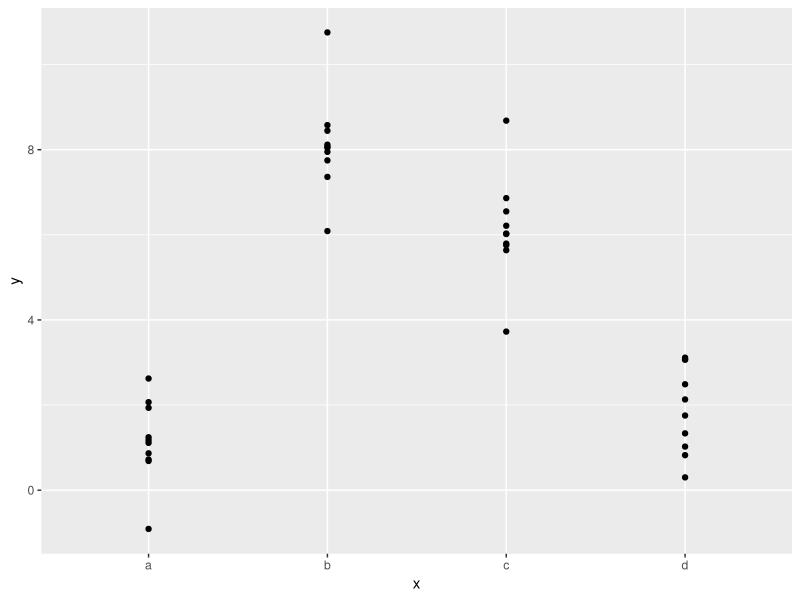
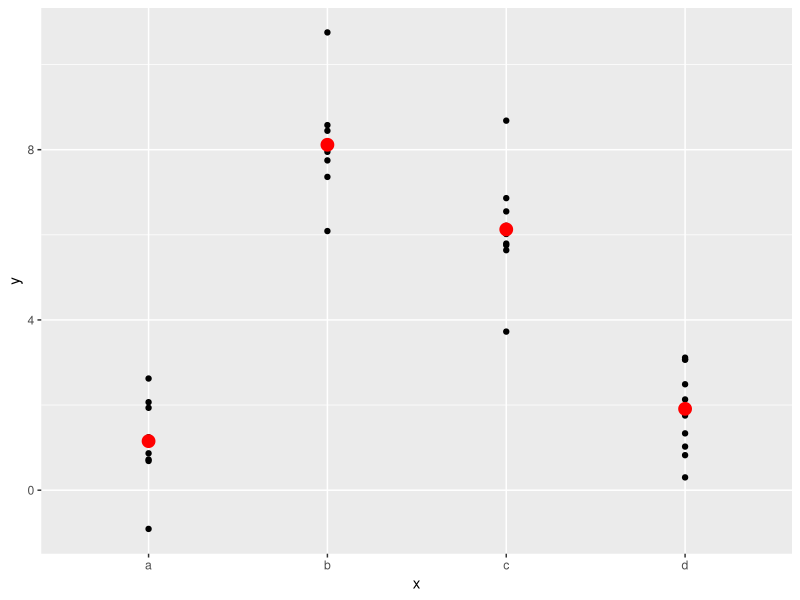
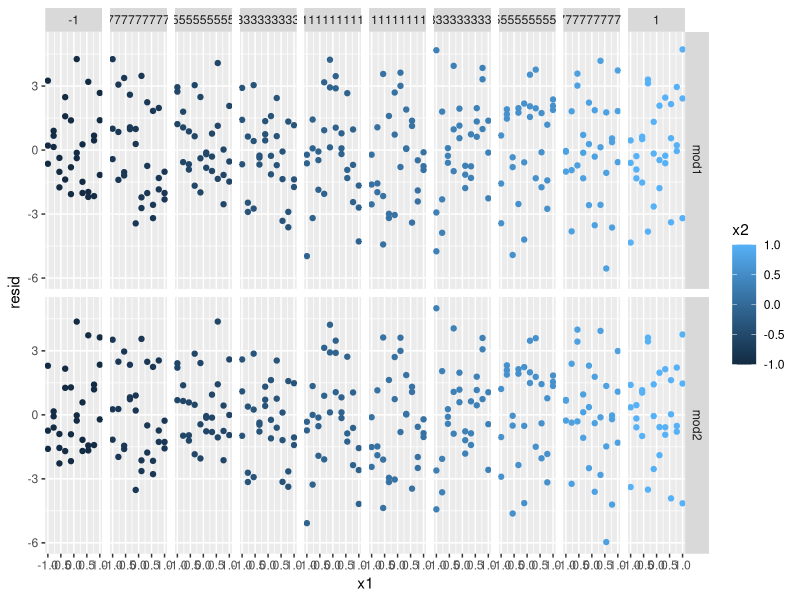
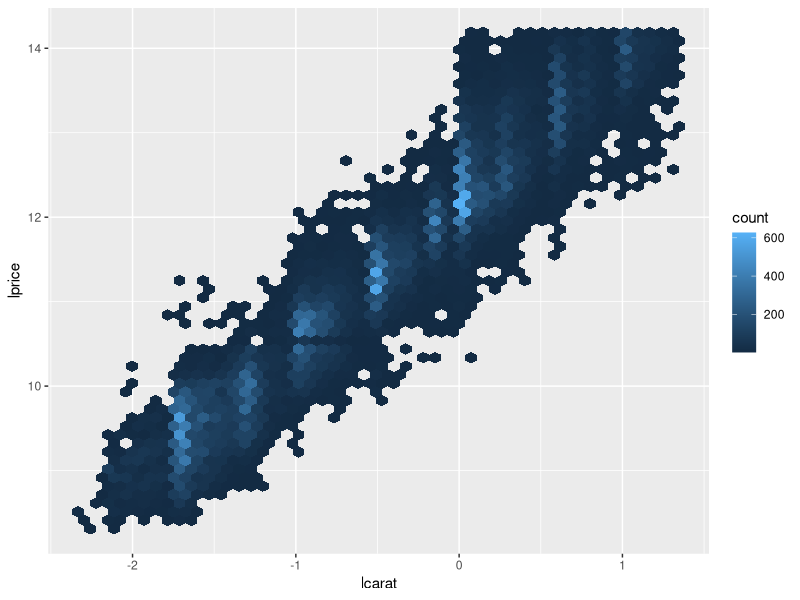
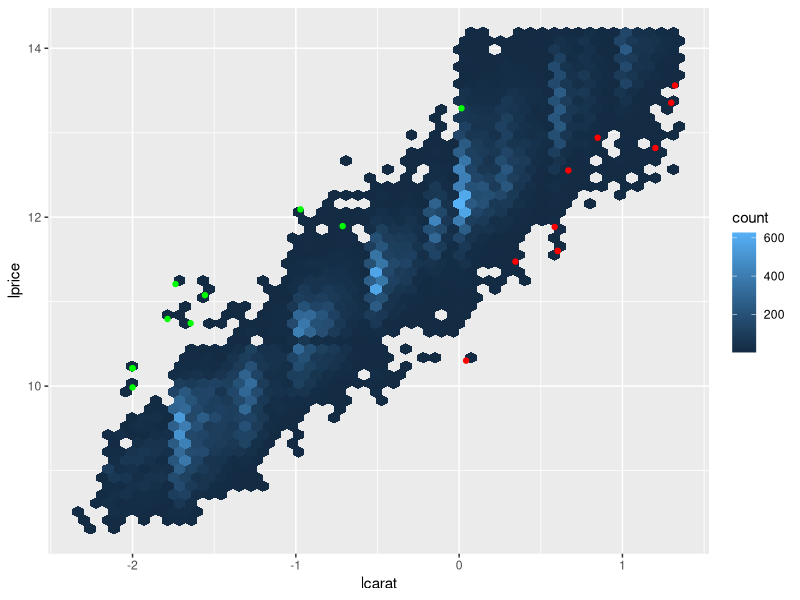
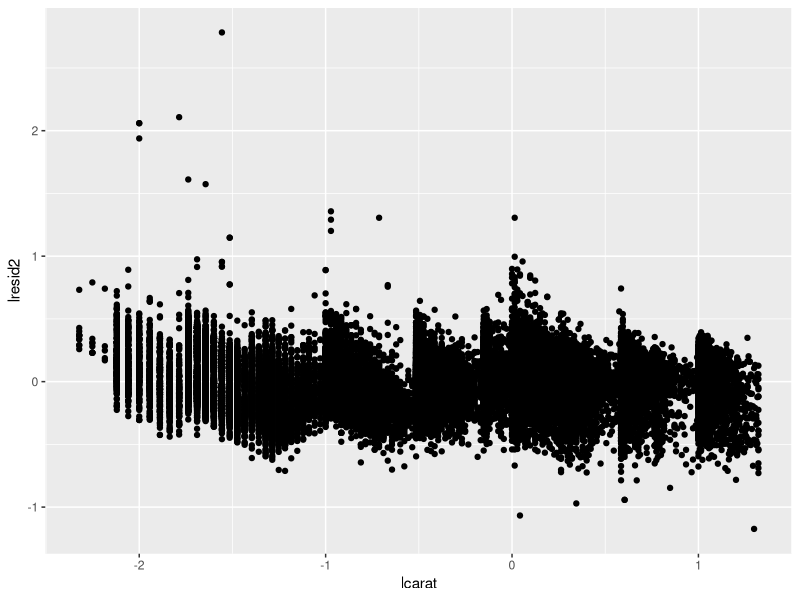

Reproduce these figures in R, in order.
## ---- chunk 1
library(tidyverse)
library(modelr)
## ---- chunk 2
sim2

ggplot(sim2, aes(x = x, y = y)) +
  geom_point()

mod2 <- lm(y ~ x - 1, data = sim2)

grid <- sim2 %>% 
  data_grid(x) %>% 
  add_predictions(mod2)
grid

ggplot(sim2, aes(x)) + 
  geom_point(aes(y = y)) +
  geom_point(data = grid, aes(y = pred), colour = "red", size = 4)
## ---- chunk 3
mod1 <- lm(y ~ x1 + x2, data = sim4)
mod2 <- lm(y ~ x1 * x2, data = sim4)
sim4_res <- sim4 %>% 
  gather_residuals(mod1, mod2)

sim4_res %>% 
  ggplot(aes(x = x1, y = resid, color = x2)) + 
    geom_point() +
    facet_grid(model ~ x2)
## ---- chunk 4
diamonds2 <- diamonds %>% 
  filter(carat <= 2.5) %>% 
  mutate(lprice = log2(price), lcarat = log2(carat))

ggplot(diamonds2, aes(x = lcarat, y = lprice)) + 
  geom_hex(bins = 50)

diamonds2 %>% 
  filter(lcarat > -2, lcarat < -1.5) 
## ---- chunk 5
mod_diamond2 <- lm(
  lprice ~ lcarat + color + cut + clarity, 
  data = diamonds2
)

diamonds2 <- diamonds2 %>% 
  add_residuals(mod_diamond2, "lresid2") 

diamonds2 %>% 
  top_n(lresid2, n = 5)

diamonds2 %>% 
  top_n(lresid2, n = -5)

ggplot(diamonds2, aes(x = lcarat, y = lprice)) + 
  geom_hex(bins = 50) + 
  geom_point(data = diamonds2 %>% top_n(lresid2, n = 10), color = "green") + 
  geom_point(data = diamonds2 %>% top_n(lresid2, n = -10), color = "red")

ggplot(diamonds2, aes(lcarat, lresid2)) +
  geom_point()
